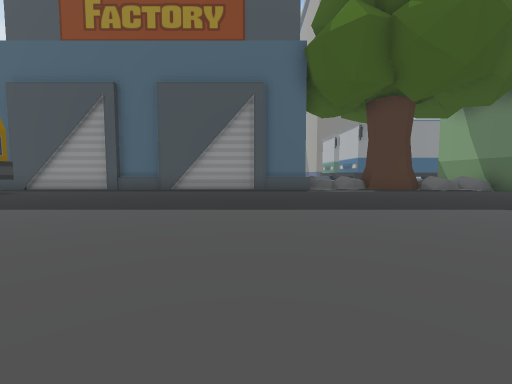
View 1 (above)

24 first-person views from a walk through a scene from a Unity 3-D project. The camera is 1.2 m above the floor, tilts 4° down and sees 90° across. The floor is counted in squares, 2 m on a side. Each view is taken from the middle of a square. On the plan, view 1 faces up. The plan holds only what a view shows up to about 9 squares ahead; the rest is blank. The place goes on beyond the plan. The player character is not drawn. Some surface patterns are stand-ins.

View 2
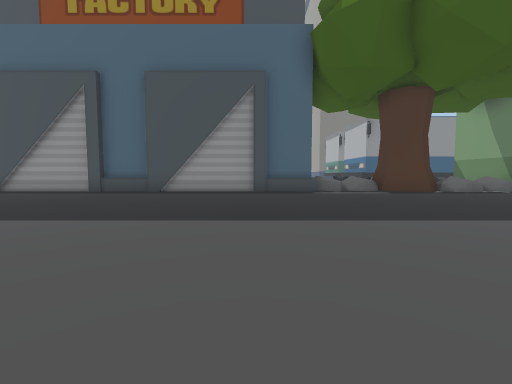

View 3
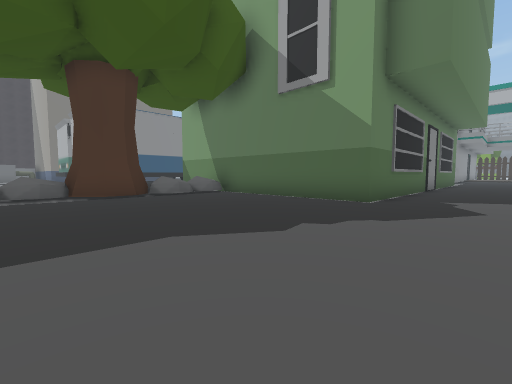

View 4
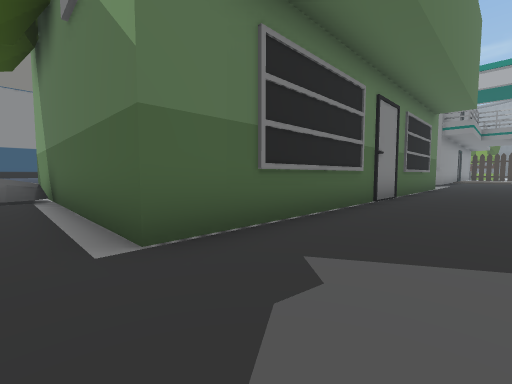

View 5
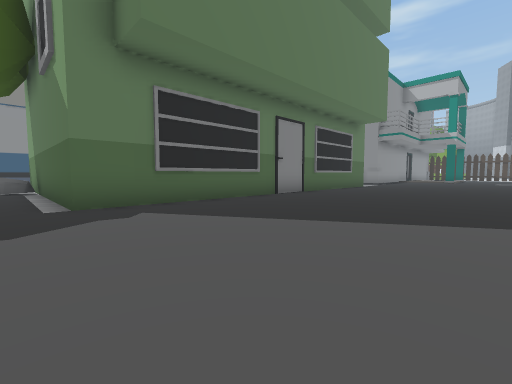

View 6
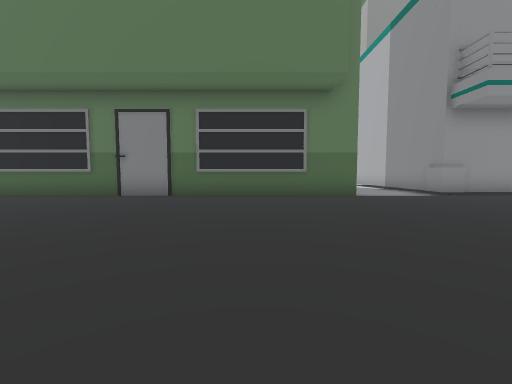

View 7
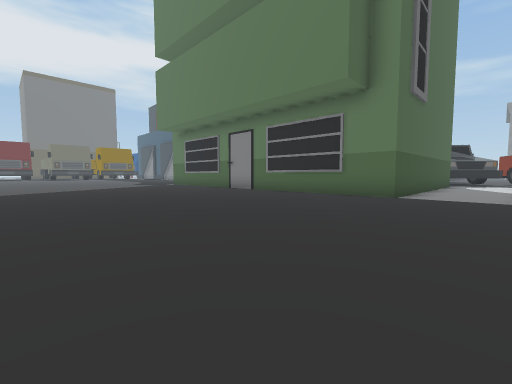

View 8
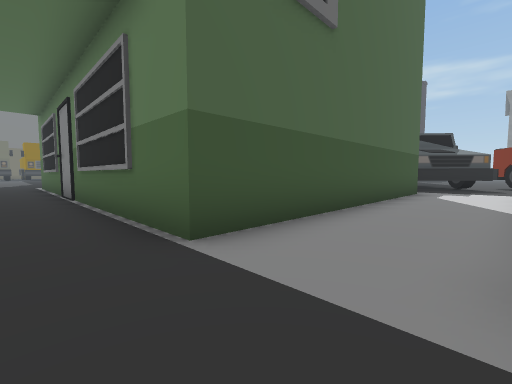

View 9
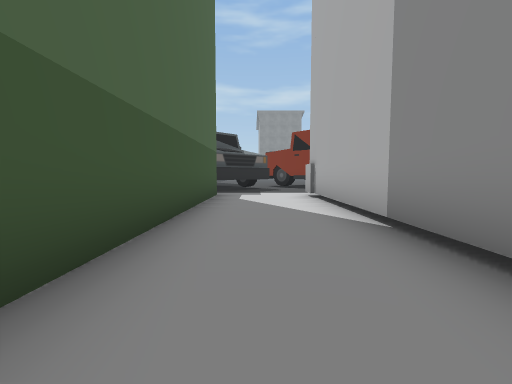

View 10
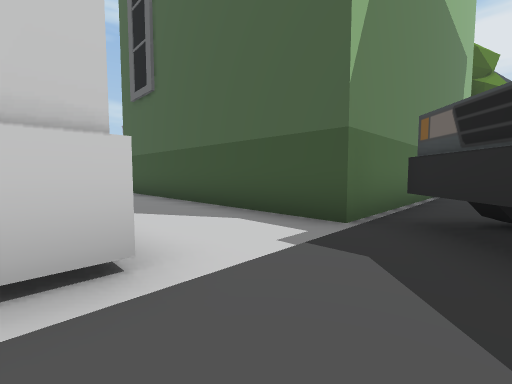

View 11
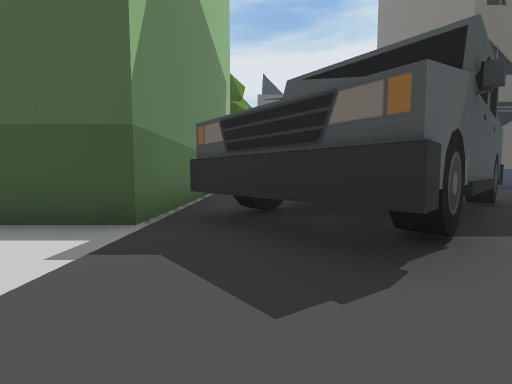

View 12
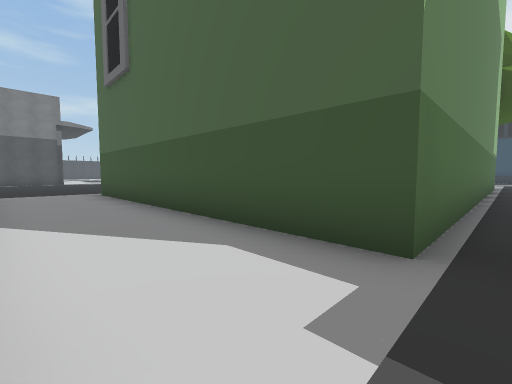

View 13
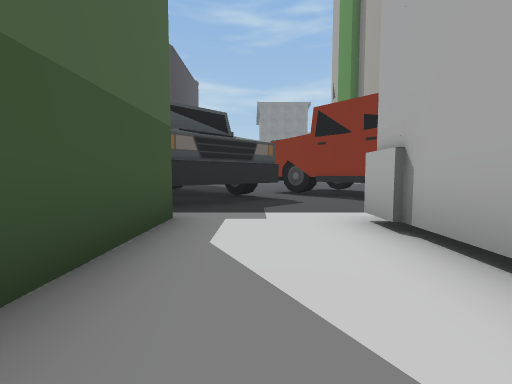

View 14
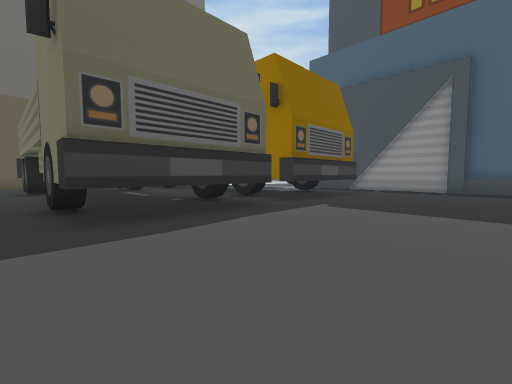

View 15
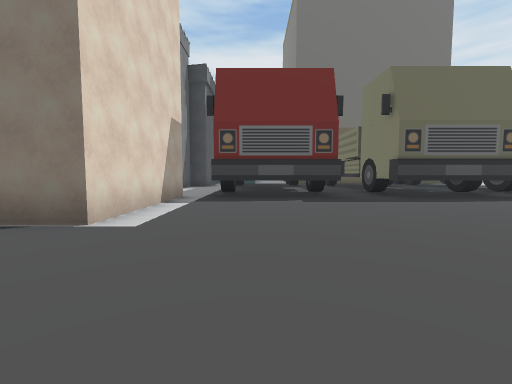

View 16
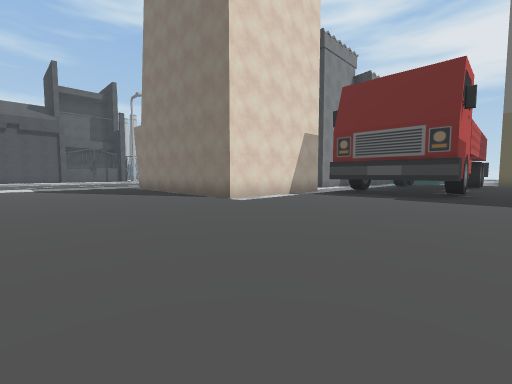

View 17
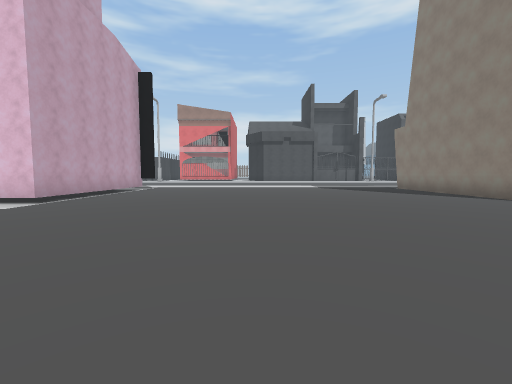

View 18
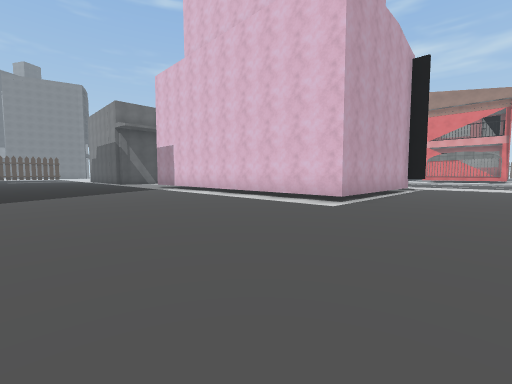

View 19
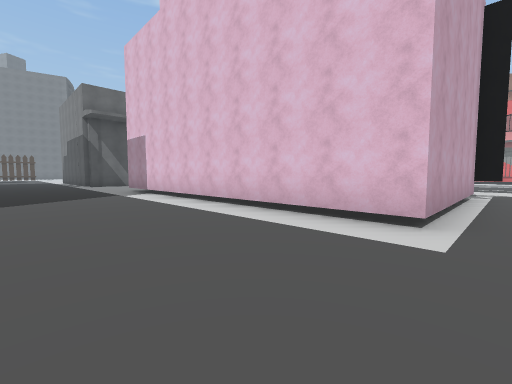

View 20
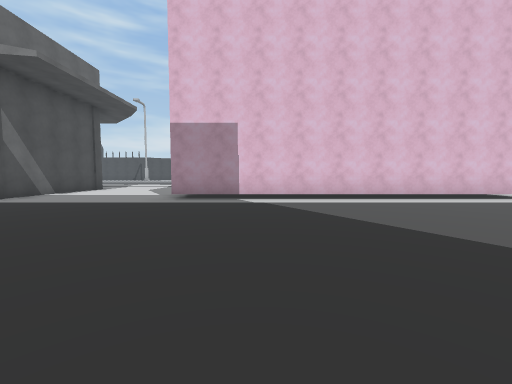

View 21
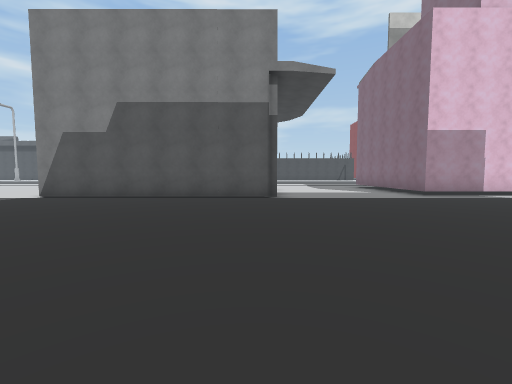

View 22
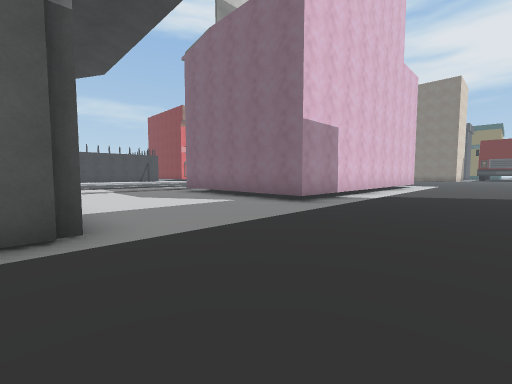

View 23
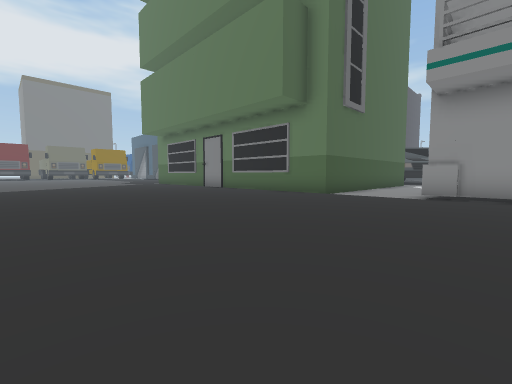

View 24
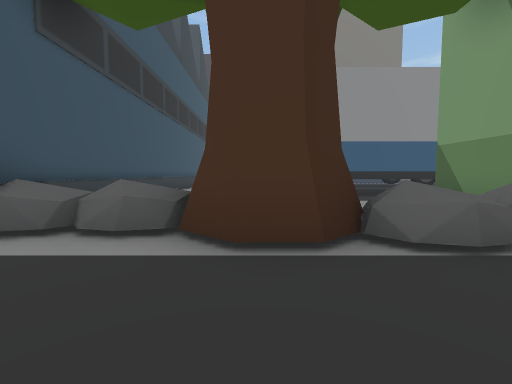

### Floor plan
Key: @ floor where view 1 was taken; # wall or solid block; x gap in a wall; . floor; O other object.
Columns run from 16 left of view 1 to 25 right of it. Each row starts with its distance up from view 1.
 15                   #                OOOO.OO
 14                   #     ###       ..OO...O
 13                   #        ..........O...
 12                   #      OOOOOOOOOOOOO..#
 11                  ##  OO  O           O..#
 10          #########OOOOOOOO           O..#
  9         x............O.OOO           O..#
  8        ##................O           O..#
  7         #................O           O..#
  6         #................O           O..#
  5       ###................OOOOOOOOOOOOO..##
  4       ....................................
  3        ##.................................
  2        ##.... ............................
  1 #########....  ...      ..................
  0 ................@ . ......................
 -1     .####.................................
 -2         #.................................
 -3         #.................................
 -4        ##.................................
 -5        .####.........................#####
 -6            ##..........##########....#
 -7             #..........#        #....#
 -8             #..........#        #....#
 -9             #..........#        #....
-10              ....   ...#        #...

Where each view was taken, in squares from view 1:
view 1: 0 up, 0 right, facing up
view 2: 1 up, 0 right, facing up
view 3: 2 up, 3 right, facing up-right
view 4: 2 up, 8 right, facing up-right
view 5: 1 down, 8 right, facing up-right
view 6: 3 down, 18 right, facing up
view 7: 3 down, 23 right, facing up-left
view 8: 3 up, 23 right, facing up-left
view 9: 5 up, 22 right, facing up
view 10: 14 up, 24 right, facing down-left
view 11: 14 up, 24 right, facing left
view 12: 13 up, 23 right, facing down-left
view 13: 9 up, 22 right, facing up
view 14: 0 up, 4 left, facing up-left
view 15: 3 down, 1 left, facing left
view 16: 0 up, 0 right, facing down-left
view 17: 0 up, 2 right, facing down
view 18: 0 up, 4 right, facing down-right
view 19: 2 down, 6 right, facing down-right
view 20: 1 up, 14 right, facing down
view 21: 2 up, 21 right, facing down
view 22: 2 down, 21 right, facing down-left
view 23: 3 down, 25 right, facing up-left
view 24: 7 up, 5 right, facing up
